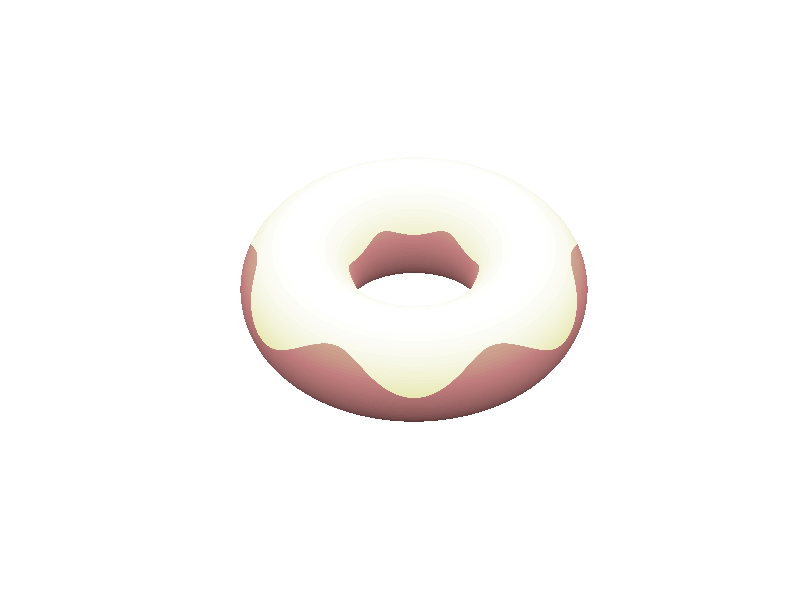

MATLAB code to generate this figure:
[I,L] = meshgrid(linspace(-1,1,4000));
t=I*pi;
f=L*pi;
x=(2+cos(t)).*cos(f);
y=(2+cos(t)).*sin(f);
z=sin(t);
surf(x,y,z,z+5*(z-0.4>cos(6*f).*cos(t/2)/3));
colormap([pink;pink]);
shading interp;
axis equal off;
set(gcf,'color',[0.8 0.8 1]);
view([0 40])